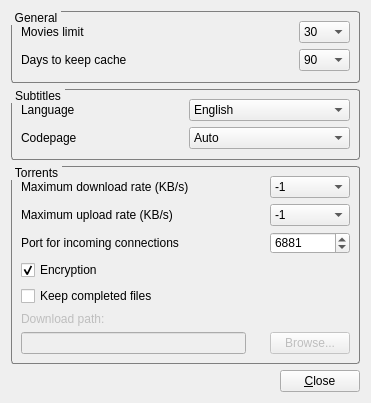
<?xml version="1.0" encoding="UTF-8"?>
<ui version="4.0">
 <class>Settings</class>
 <widget class="QDialog" name="Settings">
  <property name="geometry">
   <rect>
    <x>0</x>
    <y>0</y>
    <width>371</width>
    <height>403</height>
   </rect>
  </property>
  <property name="windowTitle">
   <string>Settings</string>
  </property>
  <layout class="QVBoxLayout" name="verticalLayout">
   <item>
    <widget class="QGroupBox" name="groupGeneral">
     <property name="styleSheet">
      <string notr="true">QGroupBox {
	border: 1px solid #7F7F7F;
	border-radius: 3px;
	margin-top: 1ex;
 }

QGroupBox::title {
	subcontrol-origin: margin;
	subcontrol-position: top left; 
	padding: 0 2px;
 }</string>
     </property>
     <property name="title">
      <string>General</string>
     </property>
     <layout class="QGridLayout" name="gridLayout_3">
      <item row="0" column="0">
       <widget class="QLabel" name="labelLimit">
        <property name="text">
         <string>Movies limit</string>
        </property>
        <property name="buddy">
         <cstring>comboLimit</cstring>
        </property>
       </widget>
      </item>
      <item row="0" column="1">
       <widget class="QComboBox" name="comboLimit">
        <property name="sizePolicy">
         <sizepolicy hsizetype="Fixed" vsizetype="Fixed">
          <horstretch>0</horstretch>
          <verstretch>0</verstretch>
         </sizepolicy>
        </property>
        <property name="currentIndex">
         <number>1</number>
        </property>
        <item>
         <property name="text">
          <string>10</string>
         </property>
        </item>
        <item>
         <property name="text">
          <string>30</string>
         </property>
        </item>
        <item>
         <property name="text">
          <string>50</string>
         </property>
        </item>
        <item>
         <property name="text">
          <string>70</string>
         </property>
        </item>
        <item>
         <property name="text">
          <string>100</string>
         </property>
        </item>
       </widget>
      </item>
      <item row="1" column="0">
       <widget class="QLabel" name="labelCacheDays">
        <property name="text">
         <string>Days to keep cache</string>
        </property>
        <property name="buddy">
         <cstring>comboDays</cstring>
        </property>
       </widget>
      </item>
      <item row="1" column="1">
       <widget class="QComboBox" name="comboDays">
        <property name="currentIndex">
         <number>3</number>
        </property>
        <item>
         <property name="text">
          <string>3</string>
         </property>
        </item>
        <item>
         <property name="text">
          <string>7</string>
         </property>
        </item>
        <item>
         <property name="text">
          <string>30</string>
         </property>
        </item>
        <item>
         <property name="text">
          <string>90</string>
         </property>
        </item>
        <item>
         <property name="text">
          <string>180</string>
         </property>
        </item>
       </widget>
      </item>
     </layout>
    </widget>
   </item>
   <item>
    <widget class="QGroupBox" name="groupSubtitles">
     <property name="styleSheet">
      <string notr="true">QGroupBox {
	border: 1px solid #7F7F7F;
	border-radius: 3px;
	margin-top: 1ex;
 }

QGroupBox::title {
	subcontrol-origin: margin;
	subcontrol-position: top left; 
	padding: 0 2px;
 }</string>
     </property>
     <property name="title">
      <string>Subtitles</string>
     </property>
     <layout class="QGridLayout" name="gridLayout_2">
      <item row="0" column="0">
       <widget class="QLabel" name="labelLanguage">
        <property name="text">
         <string>Language</string>
        </property>
        <property name="buddy">
         <cstring>comboLanguage</cstring>
        </property>
       </widget>
      </item>
      <item row="0" column="1">
       <widget class="QComboBox" name="comboLanguage">
        <property name="currentIndex">
         <number>12</number>
        </property>
        <item>
         <property name="text">
          <string>Albanian</string>
         </property>
        </item>
        <item>
         <property name="text">
          <string>Arabic</string>
         </property>
        </item>
        <item>
         <property name="text">
          <string>Belarus</string>
         </property>
        </item>
        <item>
         <property name="text">
          <string>Bengali</string>
         </property>
        </item>
        <item>
         <property name="text">
          <string>Bosnian</string>
         </property>
        </item>
        <item>
         <property name="text">
          <string>Bulgarian</string>
         </property>
        </item>
        <item>
         <property name="text">
          <string>Catalan</string>
         </property>
        </item>
        <item>
         <property name="text">
          <string>Chinese</string>
         </property>
        </item>
        <item>
         <property name="text">
          <string>Croation</string>
         </property>
        </item>
        <item>
         <property name="text">
          <string>Czech</string>
         </property>
        </item>
        <item>
         <property name="text">
          <string>Danish</string>
         </property>
        </item>
        <item>
         <property name="text">
          <string>Dutch</string>
         </property>
        </item>
        <item>
         <property name="text">
          <string>English</string>
         </property>
        </item>
        <item>
         <property name="text">
          <string>Estonian</string>
         </property>
        </item>
        <item>
         <property name="text">
          <string>Finnish</string>
         </property>
        </item>
        <item>
         <property name="text">
          <string>French</string>
         </property>
        </item>
        <item>
         <property name="text">
          <string>German</string>
         </property>
        </item>
        <item>
         <property name="text">
          <string>Greek</string>
         </property>
        </item>
        <item>
         <property name="text">
          <string>Hebrew</string>
         </property>
        </item>
        <item>
         <property name="text">
          <string>Hindi</string>
         </property>
        </item>
        <item>
         <property name="text">
          <string>Hungarian</string>
         </property>
        </item>
        <item>
         <property name="text">
          <string>Icelandic</string>
         </property>
        </item>
        <item>
         <property name="text">
          <string>Indonesian</string>
         </property>
        </item>
        <item>
         <property name="text">
          <string>Irish</string>
         </property>
        </item>
        <item>
         <property name="text">
          <string>Italian</string>
         </property>
        </item>
        <item>
         <property name="text">
          <string>Japanese</string>
         </property>
        </item>
        <item>
         <property name="text">
          <string>Kazakh</string>
         </property>
        </item>
        <item>
         <property name="text">
          <string>Korean</string>
         </property>
        </item>
        <item>
         <property name="text">
          <string>Latvian</string>
         </property>
        </item>
        <item>
         <property name="text">
          <string>Lithuanian</string>
         </property>
        </item>
        <item>
         <property name="text">
          <string>Macedonian</string>
         </property>
        </item>
        <item>
         <property name="text">
          <string>Malay</string>
         </property>
        </item>
        <item>
         <property name="text">
          <string>Norwegian</string>
         </property>
        </item>
        <item>
         <property name="text">
          <string>Polish</string>
         </property>
        </item>
        <item>
         <property name="text">
          <string>Portuguese</string>
         </property>
        </item>
        <item>
         <property name="text">
          <string>Romanian</string>
         </property>
        </item>
        <item>
         <property name="text">
          <string>Russian</string>
         </property>
        </item>
        <item>
         <property name="text">
          <string>Serbian</string>
         </property>
        </item>
        <item>
         <property name="text">
          <string>Sinhala</string>
         </property>
        </item>
        <item>
         <property name="text">
          <string>Slovak</string>
         </property>
        </item>
        <item>
         <property name="text">
          <string>Slovenian</string>
         </property>
        </item>
        <item>
         <property name="text">
          <string>Spanish</string>
         </property>
        </item>
        <item>
         <property name="text">
          <string>Swedish</string>
         </property>
        </item>
        <item>
         <property name="text">
          <string>Thai</string>
         </property>
        </item>
        <item>
         <property name="text">
          <string>Turkish</string>
         </property>
        </item>
        <item>
         <property name="text">
          <string>Ukranian</string>
         </property>
        </item>
        <item>
         <property name="text">
          <string>Vietnamese</string>
         </property>
        </item>
       </widget>
      </item>
      <item row="1" column="0">
       <widget class="QLabel" name="labelEncoding">
        <property name="text">
         <string>Codepage</string>
        </property>
        <property name="buddy">
         <cstring>comboCodepage</cstring>
        </property>
       </widget>
      </item>
      <item row="1" column="1">
       <widget class="QComboBox" name="comboCodepage">
        <item>
         <property name="text">
          <string>Auto</string>
         </property>
        </item>
        <item>
         <property name="text">
          <string>BIG-5</string>
         </property>
        </item>
        <item>
         <property name="text">
          <string>ISO_8859-1</string>
         </property>
        </item>
        <item>
         <property name="text">
          <string>ISO_8859-13</string>
         </property>
        </item>
        <item>
         <property name="text">
          <string>ISO_8859-14</string>
         </property>
        </item>
        <item>
         <property name="text">
          <string>ISO_8859-15</string>
         </property>
        </item>
        <item>
         <property name="text">
          <string>ISO_8859-2</string>
         </property>
        </item>
        <item>
         <property name="text">
          <string>ISO_8859-3</string>
         </property>
        </item>
        <item>
         <property name="text">
          <string>ISO_8859-4</string>
         </property>
        </item>
        <item>
         <property name="text">
          <string>ISO_8859-5</string>
         </property>
        </item>
        <item>
         <property name="text">
          <string>ISO_8859-6</string>
         </property>
        </item>
        <item>
         <property name="text">
          <string>ISO_8859-7</string>
         </property>
        </item>
        <item>
         <property name="text">
          <string>ISO_8859-8</string>
         </property>
        </item>
        <item>
         <property name="text">
          <string>ISO_8859-9</string>
         </property>
        </item>
        <item>
         <property name="text">
          <string>KOI8-R</string>
         </property>
        </item>
        <item>
         <property name="text">
          <string>KOI8-U</string>
         </property>
        </item>
        <item>
         <property name="text">
          <string>SHIFT_JIS</string>
         </property>
        </item>
        <item>
         <property name="text">
          <string>UTF-16</string>
         </property>
        </item>
        <item>
         <property name="text">
          <string>UTF-8</string>
         </property>
        </item>
        <item>
         <property name="text">
          <string>CP1250</string>
         </property>
        </item>
        <item>
         <property name="text">
          <string>CP1251</string>
         </property>
        </item>
        <item>
         <property name="text">
          <string>CP1253</string>
         </property>
        </item>
        <item>
         <property name="text">
          <string>CP1256</string>
         </property>
        </item>
       </widget>
      </item>
     </layout>
    </widget>
   </item>
   <item>
    <widget class="QGroupBox" name="groupTorrents">
     <property name="styleSheet">
      <string notr="true">QGroupBox {
	border: 1px solid #7F7F7F;
	border-radius: 3px;
	margin-top: 1ex;
 }

QGroupBox::title {
	subcontrol-origin: margin;
	subcontrol-position: top left; 
	padding: 0 2px;
 }</string>
     </property>
     <property name="title">
      <string>Torrents</string>
     </property>
     <layout class="QGridLayout" name="gridLayout">
      <item row="2" column="0">
       <widget class="QLabel" name="labelDlRate">
        <property name="text">
         <string>Maximum download rate (KB/s)</string>
        </property>
        <property name="buddy">
         <cstring>comboDlRate</cstring>
        </property>
       </widget>
      </item>
      <item row="2" column="4">
       <widget class="QComboBox" name="comboDlRate">
        <property name="sizePolicy">
         <sizepolicy hsizetype="Minimum" vsizetype="Fixed">
          <horstretch>0</horstretch>
          <verstretch>0</verstretch>
         </sizepolicy>
        </property>
        <property name="toolTip">
         <string>-1 = Unlimited</string>
        </property>
        <item>
         <property name="text">
          <string>-1</string>
         </property>
        </item>
        <item>
         <property name="text">
          <string>1</string>
         </property>
        </item>
        <item>
         <property name="text">
          <string>10</string>
         </property>
        </item>
        <item>
         <property name="text">
          <string>50</string>
         </property>
        </item>
        <item>
         <property name="text">
          <string>100</string>
         </property>
        </item>
        <item>
         <property name="text">
          <string>500</string>
         </property>
        </item>
        <item>
         <property name="text">
          <string>1000</string>
         </property>
        </item>
        <item>
         <property name="text">
          <string>5000</string>
         </property>
        </item>
        <item>
         <property name="text">
          <string>10000</string>
         </property>
        </item>
       </widget>
      </item>
      <item row="9" column="4">
       <widget class="QPushButton" name="pushDlPath">
        <property name="enabled">
         <bool>false</bool>
        </property>
        <property name="sizePolicy">
         <sizepolicy hsizetype="Preferred" vsizetype="Fixed">
          <horstretch>0</horstretch>
          <verstretch>0</verstretch>
         </sizepolicy>
        </property>
        <property name="text">
         <string>Browse...</string>
        </property>
       </widget>
      </item>
      <item row="4" column="0" colspan="4">
       <widget class="QLabel" name="labelPort">
        <property name="text">
         <string>Port for incoming connections</string>
        </property>
        <property name="buddy">
         <cstring>spinPort</cstring>
        </property>
       </widget>
      </item>
      <item row="6" column="0">
       <widget class="QCheckBox" name="checkKeepFiles">
        <property name="toolTip">
         <string>Keep completed files after exiting</string>
        </property>
        <property name="text">
         <string>Keep completed files </string>
        </property>
       </widget>
      </item>
      <item row="5" column="0">
       <widget class="QCheckBox" name="checkEncryption">
        <property name="toolTip">
         <string>Enable protocol encryption (avoid ISP block)</string>
        </property>
        <property name="text">
         <string>Encryption</string>
        </property>
        <property name="checked">
         <bool>true</bool>
        </property>
       </widget>
      </item>
      <item row="9" column="0">
       <widget class="QLineEdit" name="lineDlPath">
        <property name="enabled">
         <bool>false</bool>
        </property>
        <property name="sizePolicy">
         <sizepolicy hsizetype="MinimumExpanding" vsizetype="Fixed">
          <horstretch>0</horstretch>
          <verstretch>0</verstretch>
         </sizepolicy>
        </property>
       </widget>
      </item>
      <item row="3" column="4">
       <widget class="QComboBox" name="comboUlRate">
        <property name="toolTip">
         <string>-1 = Unlimited</string>
        </property>
        <item>
         <property name="text">
          <string>-1</string>
         </property>
        </item>
        <item>
         <property name="text">
          <string>1</string>
         </property>
        </item>
        <item>
         <property name="text">
          <string>10</string>
         </property>
        </item>
        <item>
         <property name="text">
          <string>50</string>
         </property>
        </item>
        <item>
         <property name="text">
          <string>100</string>
         </property>
        </item>
        <item>
         <property name="text">
          <string>500</string>
         </property>
        </item>
        <item>
         <property name="text">
          <string>1000</string>
         </property>
        </item>
        <item>
         <property name="text">
          <string>5000</string>
         </property>
        </item>
        <item>
         <property name="text">
          <string>10000</string>
         </property>
        </item>
       </widget>
      </item>
      <item row="4" column="4">
       <widget class="QSpinBox" name="spinPort">
        <property name="minimum">
         <number>6800</number>
        </property>
        <property name="maximum">
         <number>6999</number>
        </property>
        <property name="value">
         <number>6881</number>
        </property>
       </widget>
      </item>
      <item row="3" column="0">
       <widget class="QLabel" name="labelUlRate">
        <property name="text">
         <string>Maximum upload rate (KB/s)</string>
        </property>
        <property name="buddy">
         <cstring>comboUlRate</cstring>
        </property>
       </widget>
      </item>
      <item row="7" column="0">
       <widget class="QLabel" name="labelDlPath">
        <property name="enabled">
         <bool>false</bool>
        </property>
        <property name="sizePolicy">
         <sizepolicy hsizetype="Fixed" vsizetype="Preferred">
          <horstretch>0</horstretch>
          <verstretch>0</verstretch>
         </sizepolicy>
        </property>
        <property name="text">
         <string>Download path:</string>
        </property>
        <property name="buddy">
         <cstring>lineDlPath</cstring>
        </property>
       </widget>
      </item>
     </layout>
    </widget>
   </item>
   <item>
    <layout class="QHBoxLayout" name="horizontalLayout">
     <item>
      <spacer name="horizontalSpacer">
       <property name="orientation">
        <enum>Qt::Horizontal</enum>
       </property>
       <property name="sizeHint" stdset="0">
        <size>
         <width>40</width>
         <height>20</height>
        </size>
       </property>
      </spacer>
     </item>
     <item>
      <widget class="QPushButton" name="closeButton">
       <property name="text">
        <string>&amp;Close</string>
       </property>
      </widget>
     </item>
    </layout>
   </item>
  </layout>
 </widget>
 <resources/>
 <connections>
  <connection>
   <sender>closeButton</sender>
   <signal>clicked()</signal>
   <receiver>Settings</receiver>
   <slot>close()</slot>
   <hints>
    <hint type="sourcelabel">
     <x>323</x>
     <y>383</y>
    </hint>
    <hint type="destinationlabel">
     <x>185</x>
     <y>201</y>
    </hint>
   </hints>
  </connection>
 </connections>
</ui>
